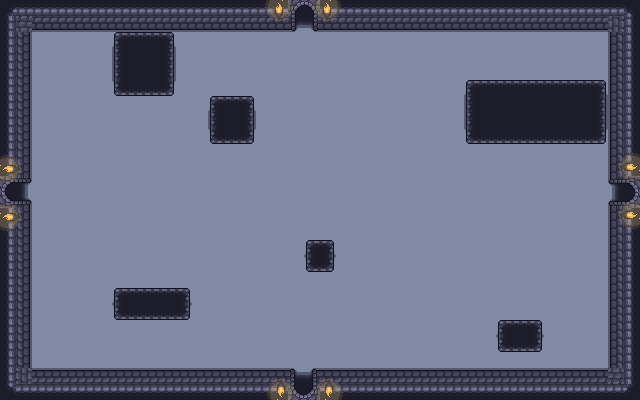

Below is a game level as drawn by its tile map, then a one-line description and the .tmx that defines it (tile-layer data replaced by summaries):
An orthogonal 40x25 tile map with 16x16 px tiles, 3 tile layers (floor, walls, objects), 4 tilesets and 24 objects (6x Enemy, top, right, bottom, left).

<map version="1.10" tiledversion="1.11.2" orientation="orthogonal" renderorder="right-down" width="40" height="25" tilewidth="16" tileheight="16" infinite="0" nextlayerid="7" nextobjectid="70">
 <tileset firstgid="1" source="../walls_floor.tsx" />
 <tileset firstgid="300" source="../Objects.tsx" />
 <tileset firstgid="444" source="../fire_animation.tsx" />
 <tileset firstgid="642" name="rocks" tilewidth="32" tileheight="32" tilecount="4" columns="0">
  <grid orientation="orthogonal" width="1" height="1" />
  <tile id="4">
   <image source="../../../images/rocks/1.png" width="32" height="32" />
  </tile>
  <tile id="5">
   <image source="../../../images/rocks/2.png" width="32" height="32" />
  </tile>
  <tile id="6">
   <image source="../../../images/rocks/3.png" width="32" height="32" />
  </tile>
  <tile id="7">
   <image source="../../../images/rocks/4.png" width="32" height="32" />
  </tile>
 </tileset>
 <layer id="1" name="floor" width="40" height="25">
  <data>[1000 cells, 1000 non-empty, 1 distinct tile ids]</data>
 </layer>
 <layer id="2" name="walls" width="40" height="25">
  <data>[1000 cells, 325 non-empty, 15 distinct tile ids]</data>
 </layer>
 <layer id="3" name="objects" width="40" height="25">
  <data>[1000 cells, 48 non-empty, 6 distinct tile ids]</data>
 </layer>
 <objectgroup id="5" name="entities">
  <object id="63" name="Enemy" x="411.333" y="158.667">
   <point />
  </object>
  <object id="64" name="Enemy" x="188.667" y="184">
   <point />
  </object>
  <object id="65" name="Enemy" x="86" y="349.333">
   <point />
  </object>
  <object id="66" name="Enemy" x="465.333" y="346.667">
   <point />
  </object>
  <object id="67" name="Enemy" x="341.333" y="211.333">
   <point />
  </object>
  <object id="68" name="Enemy" x="567.333" y="60.6667">
   <point />
  </object>
 </objectgroup>
 <objectgroup id="4" name="collisions">
  <object id="2" x="207.333" y="96" width="48" height="48" />
  <object id="4" x="304" y="240" width="32" height="32" />
  <object id="6" x="496" y="320" width="48" height="32" />
  <object id="7" x="112" y="288" width="80" height="32" />
  <object id="32" x="610" y="2" width="30" height="174" />
  <object id="33" x="608" y="208" width="32" height="192" />
  <object id="34" x="320" y="368" width="288" height="32" />
  <object id="38" x="0" y="368" width="288" height="32" />
  <object id="40" x="0" y="208" width="32" height="160" />
  <object id="41" x="0" y="0" width="32" height="176" />
  <object id="42" x="32" y="0" width="256" height="32" />
  <object id="43" x="320" y="0" width="288" height="32" />
  <object id="59" x="112" y="32" width="64" height="64" />
  <object id="61" x="464" y="80" width="144" height="64" />
 </objectgroup>
 <objectgroup id="6" name="doors">
  <object id="44" name="top" x="288" y="0" width="32" height="32" />
  <object id="45" name="right" x="608" y="176" width="32" height="32" />
  <object id="46" name="bottom" x="288" y="368" width="32" height="32" />
  <object id="47" name="left" x="0" y="176" width="32" height="32" />
 </objectgroup>
</map>
